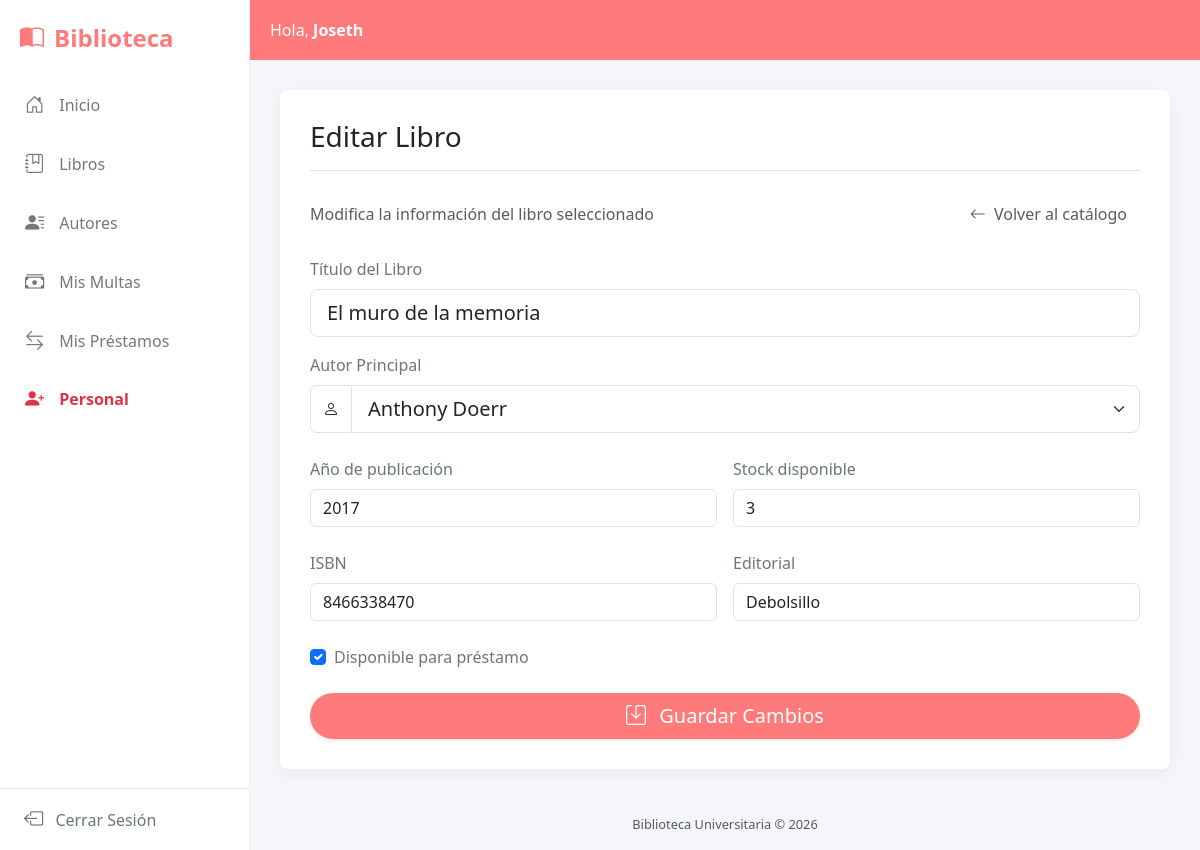
/libros/1/editar_libros (signed in), run on an earlier commit of the app's database.
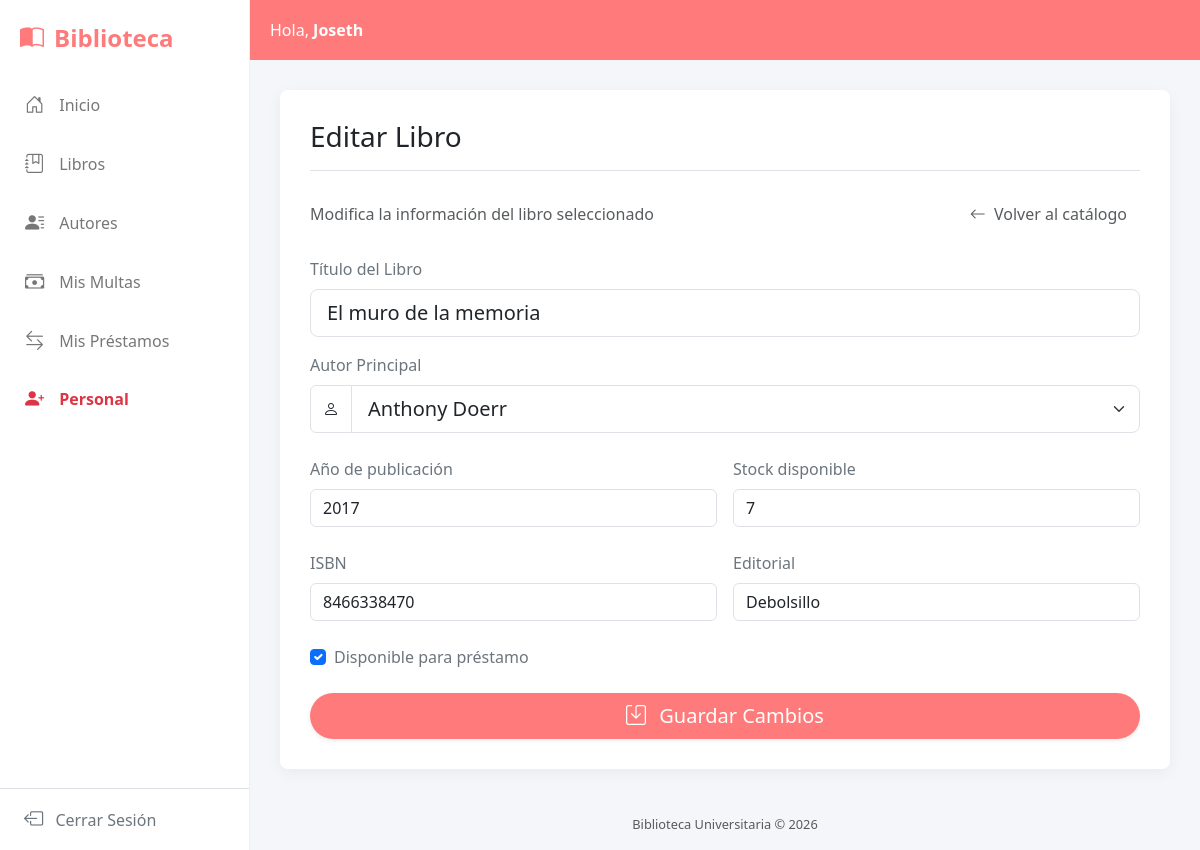
And on a later commit of the database.
### gestion/models.py (models this page shows, shortened)
class Libro(models.Model):
    titulo = models.CharField(max_length=20)
    anio = models.IntegerField(blank=True, null=True)
    isbn = models.CharField(max_length=20, blank=True, null=True)
    autor = models.ForeignKey(Autor, related_name="libro", on_delete=models.PROTECT)
    editorial = models.CharField(max_length=255, blank=True, null=True)
    disponible = models.BooleanField(default=True)
    stock = models.PositiveIntegerField(default=1)

class Autor(models.Model):
    nombre = models.CharField(max_length=50)
    apellido = models.CharField(max_length=50, blank=True, null=True)
    bibliografia = models.CharField(max_length=200, blank=True, null=True)

### gestion/views.py (the view)
# urls.py: path("libros/<int:pk>/editar_libros", views.LibroUpdateView.as_view(), name="editar_libros"),
class LibroUpdateView(LoginRequiredMixin, PermissionRequiredMixin, UpdateView):
    model = Libro
    fields = ['titulo', 'anio', 'isbn', 'autor', 'editorial', 'disponible', 'stock']
    template_name = 'editar_libros.html'
    success_url = reverse_lazy('lista_libros')
    permission_required = 'gestion.change_libro'
    def get_context_data(self, **kwargs):
        context = super().get_context_data(**kwargs)
        context['autores'] = Autor.objects.all()
        return context

### gestion/templates/editar_libros.html (shortened to what this page needs)
{% extends "index.html" %}
{% block titulo_pagina %}Editar Libro{% endblock %}
{% block contenido %}
<div class="d-flex justify-content-between align-items-center mb-4">
    <p class="text-muted mb-0">Modifica la información del libro seleccionado</p>
    <div>
        <a href="{% url 'lista_libros' %}" class="btn btn-link text-muted text-decoration-none">
            <i class="bi bi-arrow-left me-1"></i> Volver al catálogo
        </a>
    </div>
</div>
<form method="POST" class="needs-validation" novalidate>
    <div class="mb-3">
        <label for="id_titulo" class="form-label fw-medium text-secondary">Título del Libro</label>
        <input type="text" class="form-control form-control-lg" id="id_titulo" name="titulo"
               value="{{ libro.titulo }}" required>
    </div>
    <div class="mb-4">
        <label for="id_autor" class="form-label fw-medium text-secondary">Autor Principal</label>
        <div class="input-group">
            <span class="input-group-text bg-white"><i class="bi bi-person"></i></span>
            <select class="form-select form-select-lg" id="id_autor" name="autor" required>
                {% for autor in autores %}
                    <option value="{{ autor.id }}" {% if libro.autor.id == autor.id %}selected{% endif %}>
                        {{ autor.nombre }} {{ autor.apellido }}
                    </option>
                {% endfor %}
            </select>
        </div>
    </div>
    <div class="row g-3 mb-4">
        <div class="col-md-6">
            <label for="anio" class="form-label fw-medium text-secondary">Año de publicación</label>
            <input type="number" class="form-control" id="anio" name="anio"
                   value="{{ libro.anio|default:'' }}">
        </div>
        <div class="col-md-6">
            <label for="stock" class="form-label fw-medium text-secondary">Stock disponible</label>
            <input type="number" class="form-control" id="stock" name="stock"
                   value="{{ libro.stock }}" required min="1">
        </div>
    </div>
    <div class="row g-3 mb-4">
        <div class="col-md-6">
            <label for="isbn" class="form-label fw-medium text-secondary">ISBN</label>
            <input type="text" class="form-control" id="isbn" name="isbn"
                   value="{{ libro.isbn|default:'' }}">
        </div>
        <div class="col-md-6">
            <label for="editorial" class="form-label fw-medium text-secondary">Editorial</label>
            <input type="text" class="form-control" id="editorial" name="editorial"
                   value="{{ libro.editorial|default:'' }}">
        </div>
    </div>
    <div class="form-check mb-4">
        <input class="form-check-input" type="checkbox" id="disponible" name="disponible"
               {% if libro.disponible %}checked{% endif %}>
        <label class="form-check-label text-secondary fw-medium" for="disponible">
            Disponible para préstamo
        </label>
    </div>
    <div class="d-grid gap-2">
        <button type="submit" class="btn btn-primary btn-lg rounded-pill shadow-sm border-0"
                style="background-color: var(--brand-color);">
            <i class="bi bi-save me-2"></i> Guardar Cambios
        </button>
    </div>
</form>
{% endblock %}

What changed in the data, as far as the page shows it:
changed Libro "El muro de la memoria": stock "3" → "7"
